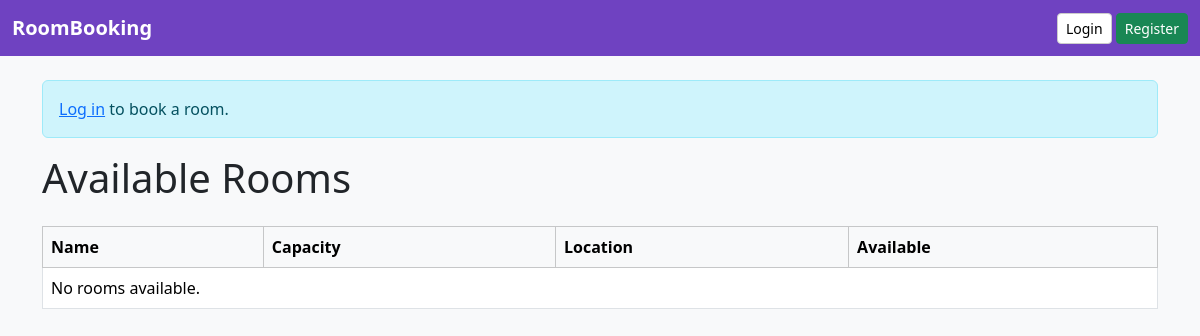
The app's page /, older data.
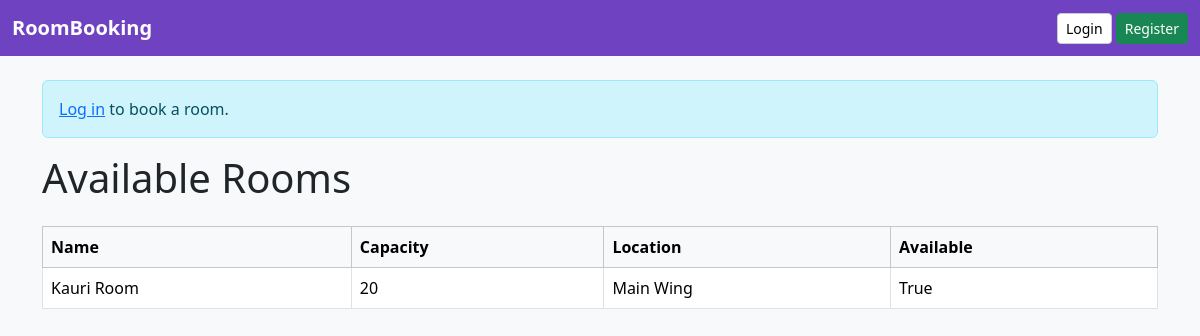
The same page, newer data.
### rooms/models.py (models this page shows, shortened)
class Room(models.Model):
    name = models.CharField(max_length=100)
    capacity = models.PositiveIntegerField()
    location = models.CharField(max_length=100)
    available = models.BooleanField(default=True)

### rooms/views.py (the view)
# urls.py: path('', views.room_list, name='room_list'),
def room_list(request):
    rooms = Room.objects.all()
    return render(request, 'rooms/room_list.html', {'rooms': rooms})

### rooms/templates/rooms/room_list.html (shortened to what this page needs)
{% extends 'base.html' %}
{% block content %}
    {% if user.is_authenticated %}
        <p class="text-end">Welcome, <strong>{{ user.username }}</strong>!</p>
        <div class="text-end mb-3">
            <a href="{% url 'book_room' %}" class="btn btn-success">Book a Room</a>
        </div>
    {% else %}
        <div class="alert alert-info">
            <a href="{% url 'login' %}">Log in</a> to book a room.
        </div>
    {% endif %}
    <h1 class="mb-4">Available Rooms</h1>
    <table class="table table-bordered table-hover">
        <thead class="table-light">
            <tr>
                <th>Name</th>
                <th>Capacity</th>
                <th>Location</th>
                <th>Available</th>
            </tr>
        </thead>
        <tbody>
            {% for room in rooms %}
            <tr>
                <td>{{ room.name }}</td>
                <td>{{ room.capacity }}</td>
                <td>{{ room.location }}</td>
                <td>{{ room.available }}</td>
            </tr>
            {% empty %}
            <tr><td colspan="4">No rooms available.</td></tr>
            {% endfor %}
        </tbody>
    </table>
{% endblock %}

Row changes from the older to the newer data that the page shows:
added Room: name "Kauri Room", capacity "20", location "Main Wing", available "True"
Text that changed along with them:
text no longer shown: "No rooms available."
